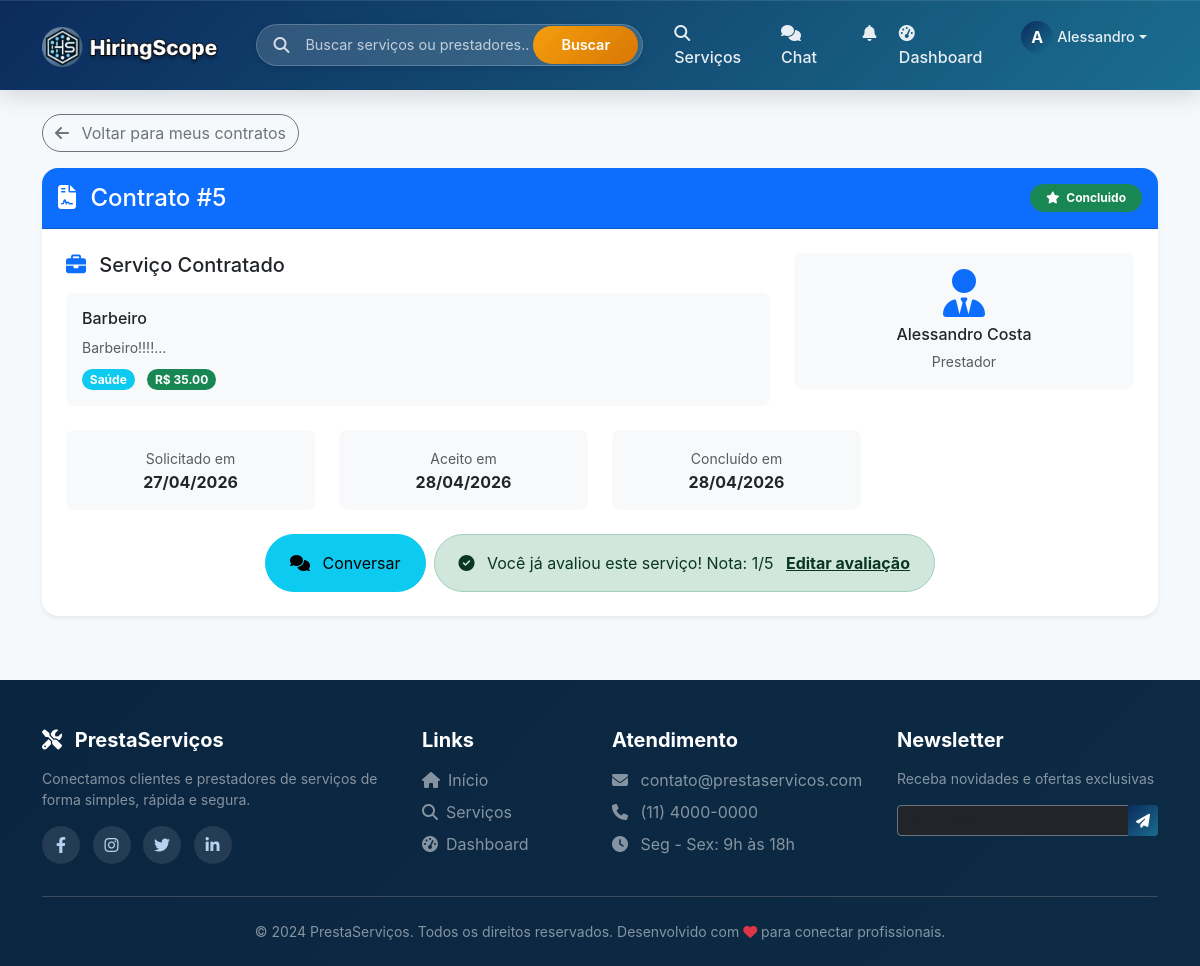
The page /contrato/detalhe/5 (signed in) on the database its author committed.
### models.py (models this page shows, shortened)
class Usuario(UserMixin, db.Model):
    __tablename__ = 'usuarios'
    id = db.Column(db.Integer, primary_key=True)
    nome = db.Column(db.String(100), nullable=False)
    email = db.Column(db.String(100), unique=True, nullable=False)
    senha_hash = db.Column(db.String(200), nullable=False)
    telefone = db.Column(db.String(20))
    tipo = db.Column(db.String(20), nullable=False)  # cliente, prestador
    is_admin = db.Column(db.Boolean, default=False)
    data_cadastro = db.Column(db.DateTime, default=datetime.utcnow)
    foto_perfil = db.Column(db.String(200), default='default.jpg')
    foto_url = db.Column(db.String(500), nullable=True)
    descricao = db.Column(db.Text)
    servicos_oferecidos = db.relationship('Servico', back_populates='prestador', lazy=True)
    avaliacoes_recebidas = db.relationship('Avaliacao', foreign_keys='Avaliacao.prestador_id', back_populates='prestador', lazy=True)
    avaliacoes_feitas = db.relationship('Avaliacao', foreign_keys='Avaliacao.cliente_id', back_populates='cliente', lazy=True)
    favoritos = db.relationship('Favorito', foreign_keys='Favorito.cliente_id', back_populates='cliente', lazy=True)
    contratos_como_cliente = db.relationship('Contrato', foreign_keys='Contrato.cliente_id', back_populates='cliente', lazy=True)
    contratos_como_prestador = db.relationship('Contrato', foreign_keys='Contrato.prestador_id', back_populates='prestador', lazy=True)

class Contrato(db.Model):
    __tablename__ = 'contratos'
    id = db.Column(db.Integer, primary_key=True)
    cliente_id = db.Column(db.Integer, db.ForeignKey('usuarios.id'), nullable=False)
    prestador_id = db.Column(db.Integer, db.ForeignKey('usuarios.id'), nullable=False)
    servico_id = db.Column(db.Integer, db.ForeignKey('servicos.id'), nullable=False)
    status = db.Column(db.String(20), default='pendente')
    data_solicitacao = db.Column(db.DateTime, default=datetime.utcnow)
    data_aceite = db.Column(db.DateTime, nullable=True)
    data_inicio = db.Column(db.DateTime, nullable=True)
    data_conclusao = db.Column(db.DateTime, nullable=True)
    mensagem_cliente = db.Column(db.Text, nullable=True)
    mensagem_prestador = db.Column(db.Text, nullable=True)
    preco_acordado = db.Column(db.Float, nullable=True)
    valor_servico = db.Column(db.Float, nullable=True)
    comissao_plataforma = db.Column(db.Float, default=10.0)
    valor_comissao = db.Column(db.Float, default=0.0)
    valor_liquido_prestador = db.Column(db.Float, default=0.0)
    pagamento_status = db.Column(db.String(20), default='pendente')
    transacao_id = db.Column(db.String(100), nullable=True)
    data_pagamento_cliente = db.Column(db.DateTime, nullable=True)
    data_pagamento_prestador = db.Column(db.DateTime, nullable=True)
    cliente = db.relationship('Usuario', foreign_keys=[cliente_id], back_populates='contratos_como_cliente')
    prestador = db.relationship('Usuario', foreign_keys=[prestador_id], back_populates='contratos_como_prestador')
    servico = db.relationship('Servico', foreign_keys=[servico_id], back_populates='contratos')
    avaliacao = db.relationship('Avaliacao', back_populates='contrato', uselist=False, cascade='all, delete-orphan')
    def get_status_icon(self):
        icons = {
            'pendente': 'fa-clock',
            'aceito': 'fa-check-circle',
            'em_andamento': 'fa-spinner',
            'concluido': 'fa-star',
            'cancelado': 'fa-times-circle'
        }
        return icons.get(self.status, 'fa-file-contract')
    def get_status_color(self):
        colors = {
            'pendente': 'warning',
            'aceito': 'info',
            'em_andamento': 'primary',
            'concluido': 'success',
            'cancelado': 'danger'
        }
        return colors.get(self.status, 'secondary')

class Servico(db.Model):
    __tablename__ = 'servicos'
    id = db.Column(db.Integer, primary_key=True)
    prestador_id = db.Column(db.Integer, db.ForeignKey('usuarios.id'), nullable=False)
    titulo = db.Column(db.String(200), nullable=False)
    descricao = db.Column(db.Text, nullable=False)
    categoria = db.Column(db.String(100))
    tipo_preco = db.Column(db.String(20), default='fixo')  # fixo, hora, dia, metro, consulta
    preco = db.Column(db.Float)
    destaque = db.Column(db.Boolean, default=False)
    destaque_pago = db.Column(db.Boolean, default=False)
    destaque_data_fim = db.Column(db.DateTime, nullable=True)
    plano_destaque = db.Column(db.String(20), nullable=True)  # 'basico', 'pro'
    data_postagem = db.Column(db.DateTime, default=datetime.utcnow)
    imagem_base64 = db.Column(db.Text, nullable=True)
    prestador = db.relationship('Usuario', foreign_keys=[prestador_id], back_populates='servicos_oferecidos')
    solicitacoes = db.relationship('Solicitacao', back_populates='servico', lazy=True)
    avaliacoes = db.relationship('Avaliacao', back_populates='servico', lazy=True)
    contratos = db.relationship('Contrato', back_populates='servico', lazy=True)

class Avaliacao(db.Model):
    __tablename__ = 'avaliacoes'
    id = db.Column(db.Integer, primary_key=True)
    contrato_id = db.Column(db.Integer, db.ForeignKey('contratos.id'), nullable=False)
    cliente_id = db.Column(db.Integer, db.ForeignKey('usuarios.id'), nullable=False)
    prestador_id = db.Column(db.Integer, db.ForeignKey('usuarios.id'), nullable=False)
    servico_id = db.Column(db.Integer, db.ForeignKey('servicos.id'), nullable=True)
    nota = db.Column(db.Integer, nullable=False)
    comentario = db.Column(db.Text)
    qualidade = db.Column(db.Integer, nullable=True)
    pontualidade = db.Column(db.Integer, nullable=True)
    comunicacao = db.Column(db.Integer, nullable=True)
    preco_justo = db.Column(db.Integer, nullable=True)
    data_avaliacao = db.Column(db.DateTime, default=datetime.utcnow)
    editado = db.Column(db.Boolean, default=False)
    data_edicao = db.Column(db.DateTime, nullable=True)
    cliente = db.relationship('Usuario', foreign_keys=[cliente_id], back_populates='avaliacoes_feitas')
    prestador = db.relationship('Usuario', foreign_keys=[prestador_id], back_populates='avaliacoes_recebidas')
    servico = db.relationship('Servico', foreign_keys=[servico_id], back_populates='avaliacoes')
    contrato = db.relationship('Contrato', foreign_keys=[contrato_id], back_populates='avaliacao')
    def pode_editar(self, usuario_id):
        if self.cliente_id == usuario_id:
            dias_passados = (datetime.utcnow() - self.data_avaliacao).days
            return dias_passados <= 7
        return False

### routes/contrato_routes.py (the view)
@contrato_bp.route('/detalhe/<int:contrato_id>')
@login_required
def detalhe_contrato(contrato_id):
    contrato = Contrato.query.get_or_404(contrato_id)
    if contrato.cliente_id != current_user.id and contrato.prestador_id != current_user.id:
        flash('Acesso negado', 'danger')
        return redirect(url_for('index'))
    avaliacao = None
    if contrato.status == 'concluido':
        avaliacao = Avaliacao.query.filter_by(
            contrato_id=contrato.id,
            cliente_id=current_user.id
        ).first()
    return render_template('contratos/detalhe.html', contrato=contrato, avaliacao=avaliacao)

### templates/contratos/detalhe.html (shortened to what this page needs)
{% extends "base.html" %}
{% block content %}
<div class="container mt-4">
    <div class="mb-3">
        <a href="{{ url_for('contrato.meus_contratos') }}" class="btn btn-outline-secondary rounded-pill">
            <i class="fas fa-arrow-left me-2"></i> Voltar para meus contratos
        </a>
    </div>
    <div class="card shadow-sm border-0 rounded-4">
        <div class="card-header bg-primary text-white rounded-top-4 py-3">
            <div class="d-flex justify-content-between align-items-center flex-wrap">
                <h4 class="mb-0">
                    <i class="fas fa-file-contract me-2"></i>
                    Contrato #{{ contrato.id }}
                </h4>
                <span class="badge bg-{{ contrato.get_status_color() }} px-3 py-2 rounded-pill">
                    <i class="fas {{ contrato.get_status_icon() }} me-1"></i>
                    {{ contrato.status|replace('_', ' ')|title }}
                </span>
            </div>
        </div>
        <div class="card-body p-4">
            <div class="row mb-4">
                <div class="col-md-8">
                    <h5 class="mb-3">
                        <i class="fas fa-briefcase text-primary me-2"></i>
                        Serviço Contratado
                    </h5>
                    <div class="bg-light p-3 rounded-3">
                        <h6 class="mb-2">{{ contrato.servico.titulo }}</h6>
                        <p class="text-muted small mb-2">{{ contrato.servico.descricao[:150] }}...</p>
                        <span class="badge bg-info rounded-pill">{{ contrato.servico.categoria }}</span>
                        {% if contrato.preco_acordado %}
                            <span class="badge bg-success rounded-pill ms-2">
                                R$ {{ "%.2f"|format(contrato.preco_acordado) }}
                            </span>
                        {% endif %}
                    </div>
                </div>
                <div class="col-md-4">
                    <div class="card bg-light border-0 rounded-3">
                        <div class="card-body text-center">
                            {% if current_user.id == contrato.cliente_id %}
                                <i class="fas fa-user-tie fa-3x text-primary mb-2"></i>
                                <h6 class="mb-1">{{ contrato.prestador.nome }}</h6>
                                <small class="text-muted">Prestador</small>
                            {% else %}
                                <i class="fas fa-user fa-3x text-success mb-2"></i>
                                <h6 class="mb-1">{{ contrato.cliente.nome }}</h6>
                                <small class="text-muted">Cliente</small>
                            {% endif %}
                        </div>
                    </div>
                </div>
            </div>
            <div class="row mb-4">
                <div class="col-md-3">
                    <div class="text-center p-3 bg-light rounded-3">
                        <small class="text-muted">Solicitado em</small>
                        <p class="mb-0 fw-bold">{{ contrato.data_solicitacao.strftime('%d/%m/%Y') }}</p>
                    </div>
                </div>
                {% if contrato.data_aceite %}
                <div class="col-md-3">
                    <div class="text-center p-3 bg-light rounded-3">
                        <small class="text-muted">Aceito em</small>
                        <p class="mb-0 fw-bold">{{ contrato.data_aceite.strftime('%d/%m/%Y') }}</p>
                    </div>
                </div>
                {% endif %}
                {% if contrato.data_conclusao %}
                <div class="col-md-3">
                    <div class="text-center p-3 bg-light rounded-3">
                        <small class="text-muted">Concluído em</small>
                        <p class="mb-0 fw-bold">{{ contrato.data_conclusao.strftime('%d/%m/%Y') }}</p>
                    </div>
                </div>
                {% endif %}
            </div>
            <div class="row mt-4">
                <div class="col-12">
                    <div class="d-flex gap-2 flex-wrap justify-content-center">
                        <button onclick="iniciarChat({{ contrato.prestador_id if current_user.id == contrato.cliente_id else contrato.cliente_id }}, '{{ (contrato.prestador.nome if current_user.id == contrato.cliente_id else contrato.cliente.nome)|replace("'", "\\'") }}')"
                                class="btn btn-info rounded-pill px-4">
                            <i class="fas fa-comments me-2"></i> Conversar
                        </button>
                        {% if current_user.id == contrato.cliente_id and contrato.status == 'concluido' %}
                            {% if not avaliacao %}
                                <a href="{{ url_for('contrato.avaliar_servico', contrato_id=contrato.id) }}" class="btn btn-warning rounded-pill px-4">
                                    <i class="fas fa-star me-2"></i> Avaliar Serviço ⭐
                                </a>
                            {% else %}
                                <div class="alert alert-success rounded-pill px-4 mb-0">
                                    <i class="fas fa-check-circle me-2"></i>
                                    Você já avaliou este serviço! Nota: {{ avaliacao.nota }}/5
                                    {% if avaliacao.pode_editar(current_user.id) %}
                                        <a href="{{ url_for('contrato.editar_avaliacao', avaliacao_id=avaliacao.id) }}" class="alert-link ms-2">
                                            Editar avaliação
                                        </a>
                                    {% endif %}
                                </div>
                            {% endif %}
                        {% endif %}
                    </div>
                </div>
            </div>
        </div>
    </div>
</div>
{% endblock %}

### templates/components/base/navbar.html (shortened to what this page needs)
<nav class="navbar navbar-expand-lg navbar-dark sticky-top">
    <div class="container">
        <a class="navbar-brand" href="{{ url_for('main.index') }}">
            <img src="{{ url_for('static', filename='img/logo.png') }}"
                 alt="PrestaServiços"
                 class="navbar-logo"
                 style="height: 42px;"
                 onerror="this.onerror=null; this.parentNode.innerHTML='<i class=\'fas fa-tools me-2\'></i> PrestaServiços';">
        </a>
        <div class="search-bar-desktop d-none d-lg-block">
            <div class="search-bar-wrapper">
                <div class="search-icon"><i class="fas fa-search"></i></div>
                <input type="text" id="globalSearchInput" class="search-input" placeholder="Buscar serviços ou prestadores...">
                <button id="globalSearchBtn" class="search-btn">Buscar</button>
            </div>
        </div>
        <div class="collapse navbar-collapse" id="navbarNav">
            <ul class="navbar-nav ms-auto">
                <li class="nav-item">
                    <a class="nav-link" href="{{ url_for('servico.lista') }}">
                        <i class="fas fa-search me-1"></i> Serviços
                    </a>
                </li>
                {% if current_user.is_authenticated %}
                    <li class="nav-item position-relative">
                        <a class="nav-link chat-link" href="{{ url_for('chat.index') }}">
                            <i class="fas fa-comments me-1"></i> Chat
                        </a>
                    </li>
                    <li class="nav-item dropdown">
                        <a class="nav-link" href="#" id="notificationDropdown" role="button" data-bs-toggle="dropdown">
                            <i class="fas fa-bell"></i>
                        </a>
                    </li>
                    <li class="nav-item">
                        <a class="nav-link" href="{{ url_for('main.dashboard') }}">
                            <i class="fas fa-tachometer-alt me-1"></i> Dashboard
                        </a>
                    </li>
                    <li class="nav-item dropdown">
                        <a class="nav-link dropdown-toggle d-flex align-items-center" href="#" id="userDropdown" role="button" data-bs-toggle="dropdown">
                            {% if current_user.foto_url %}
                                <div class="user-avatar-nav-placeholder" style="display: none;">{{ current_user.nome[0]|upper }}</div>
                            {% else %}
                                <div class="user-avatar-nav-placeholder">{{ current_user.nome[0]|upper }}</div>
                            {% endif %}
                            <span class="user-name-nav ms-1">{{ current_user.nome.split()[0] }}</span>
                        </a>
                    </li>
                {% endif %}
            </ul>
        </div>
    </div>
</nav>

### rows shown on the page
Usuario: nome "A", nome "Alessandro"
Contrato: id "5", status "Concluido", preco_acordado "35.00", data_solicitacao "27/04/2026", data_aceite "28/04/2026", data_conclusao "28/04/2026"
Servico: servico.titulo "Barbeiro", servico "Barbeiro!!!!", servico.categoria "Saúde"
Usuario: prestador.nome "Alessandro Costa"
Avaliacao: nota "1"
